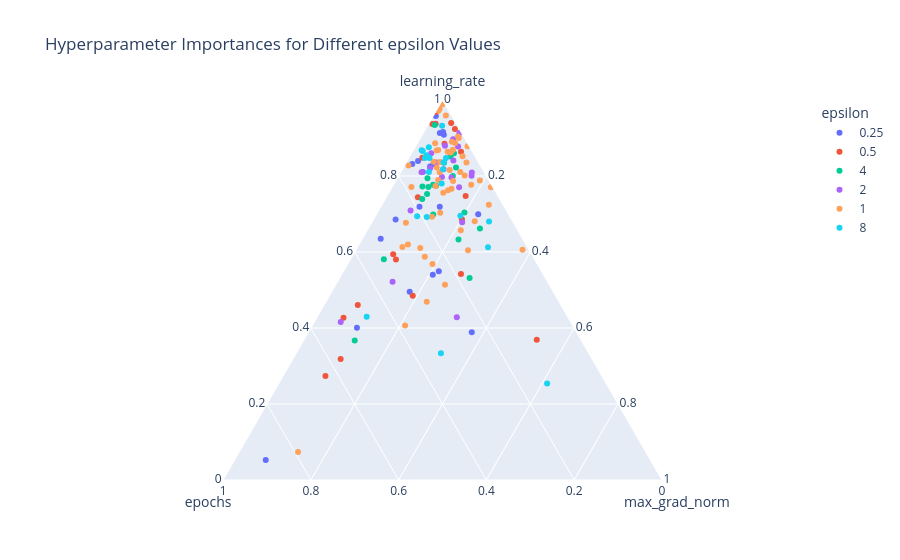
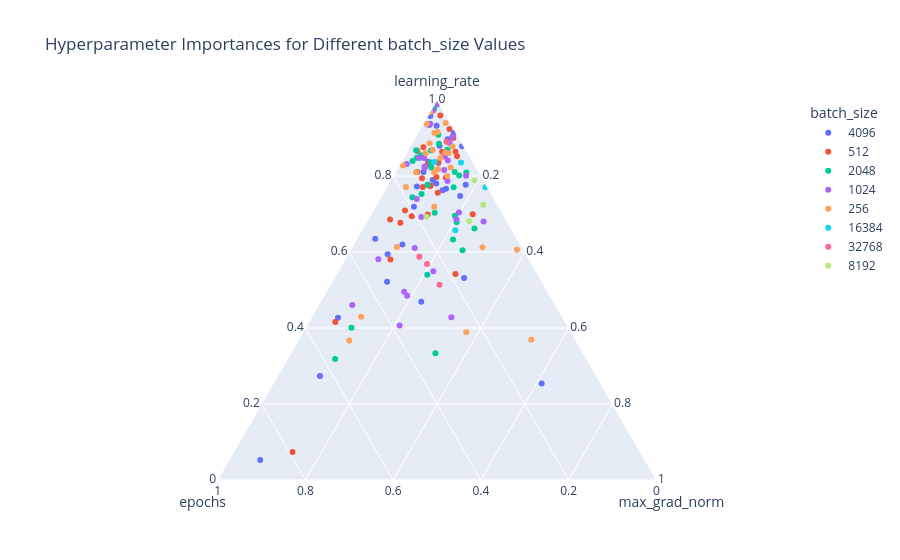
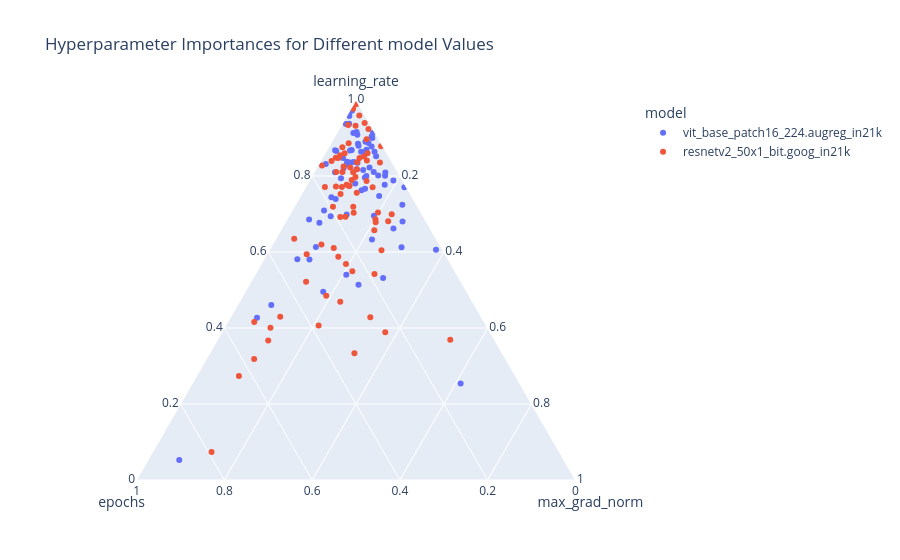
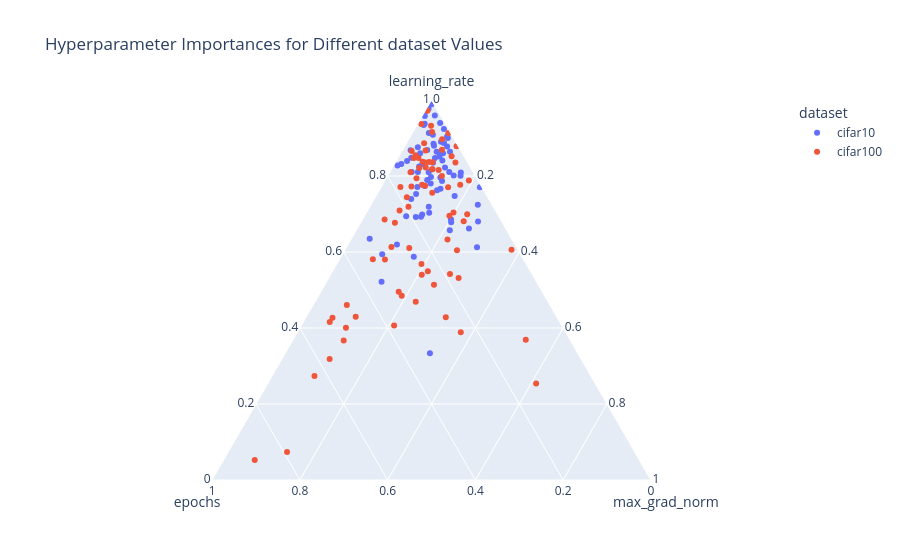

Notebook source saved alongside these figures, in order:
### Markdown cell above
## Plotly ternary plots

### Code cell
# Variables to create plots for
variables = ['epsilon', 'batch_size', 'model', 'dataset', 'subset_size']

ternary_df = df[['learning_rate', 'epochs', 'max_grad_norm', 'epsilon', 'model', 'batch_size', 'subset_size', 'dataset']]

for var in variables:
    # Create ternary plot for each variable
    fig = px.scatter_ternary(
        ternary_df, 
        a='learning_rate', 
        b='epochs', 
        c='max_grad_norm',
        color=var,  # color based on the current variable
        title=f'Hyperparameter Importances for Different {var} Values'
    )

    fig.write_image(f'/home/arehn/temp/ternary_plot_{var}.png')
    # Show the plot
    fig.show()
